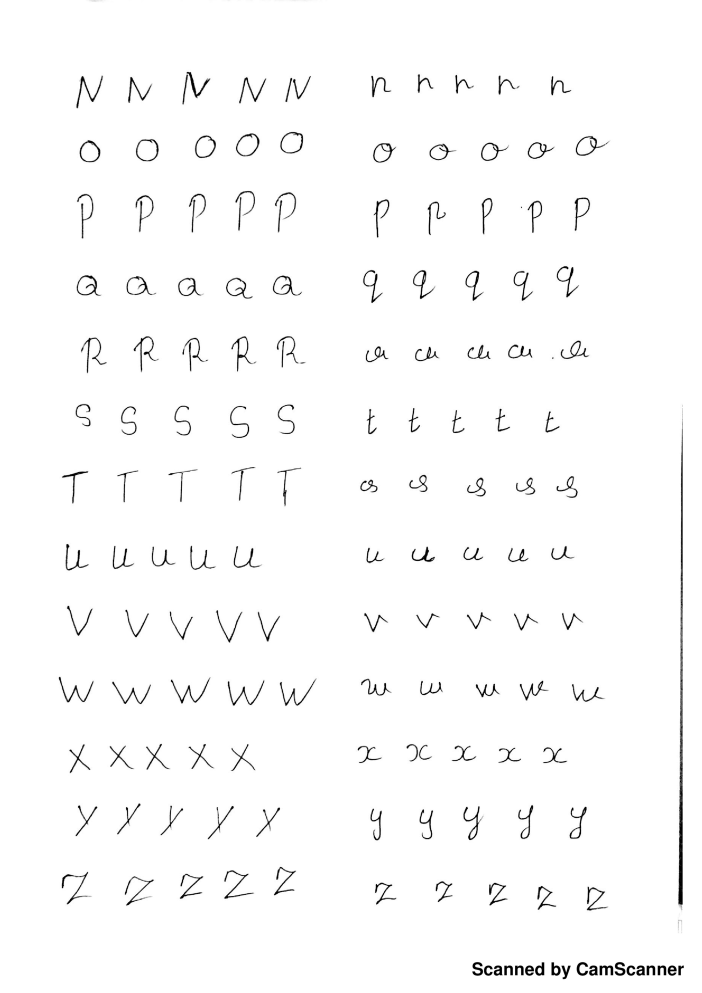
#> input picture Praneet/Line Detection Script/a.jpg, 3508 x 4964 px (shown at 1/5 size)
$ python main.py   (older library calls are emulated)
#> lines starting #> are read from the running program, lines starting #| are printed output that depends on the picture; after the words box and inside, x2 and y2 are one past the last pixel; in counts of white or black regions, pixels touching at a corner belong together
import cv2
import numpy as np
import matplotlib.pyplot as plt

np.set_printoptions(threshold='nan')


def closewindows():
	k = cv2.waitKey(0)
	if k & 0xFF == ord('s'):
		comment = input("Comment:-\n ")
		cv2.imwrite(comment+'_thres'+'.jpg',final_thr)
		cv2.imwrite(comment+'_adpthres'+'.jpg',gud_img)
		cv2.imwrite(comment+'_contr'+'.jpg',final_contr)
		print("Completed")
	elif k & 0xFF == int(27):
		cv2.destroyAllWindows()
	else:
		closewindows()

def strtline(y, array):
	count_ahead = 0
	count_prev = 0
	for i in array[y:y+20]:
		if i > 3:
			count_ahead+= 1
	for i in array[y-10:y]:
		if i==0:
			count_prev += 1
	return count_ahead, count_prev

def endline(y, array):
	count_ahead = 0
	count_prev = 0
	for i in array[y:y+10]:
		if i==0:
			count_ahead+= 1
	for i in array[y-20:y]:
		if i >3:
			count_prev += 1
	return count_ahead, count_prev

def line_array(array):
	list_x_upper = []
	list_x_lower = []
	for y in range(5, len(array)-5):
		s_a, s_p = strtline(y, array)
		e_a, e_p = endline(y, array)
		if s_a>=16 and s_p>=7:
			list_x_upper.append(y)
			# noise_remove[y][:] = 255
		if e_a>=5 and e_p>=16:
			list_x_lower.append(y)
			# noise_remove[y][:] = 255
	return list_x_upper, list_x_lower

# [11 lines of commented-out code are left out]

src_img = cv2.imread('a.jpg', 1)
#> src_img is the input picture: shape (4964, 3508, 3); min 0, max 255, mean 250.4
# copy = src_img.copy()
# src_img = cv2.resize(copy, dsize =(1500, 1000), interpolation = cv2.INTER_AREA)
height = src_img.shape[0]
#> height = 4964
width = src_img.shape[1]
#> width = 3508
print("#---------Image Info:--------#")
print("Height =",height,"\nWidth =",width)
#| Height = 4964
#| Width = 3508
print("#----------------------------#")

grey_img = cv2.cvtColor(src_img, cv2.COLOR_BGR2GRAY)

gud_img = cv2.adaptiveThreshold(grey_img,255,cv2.ADAPTIVE_THRESH_MEAN_C,cv2.THRESH_BINARY_INV,101,2)
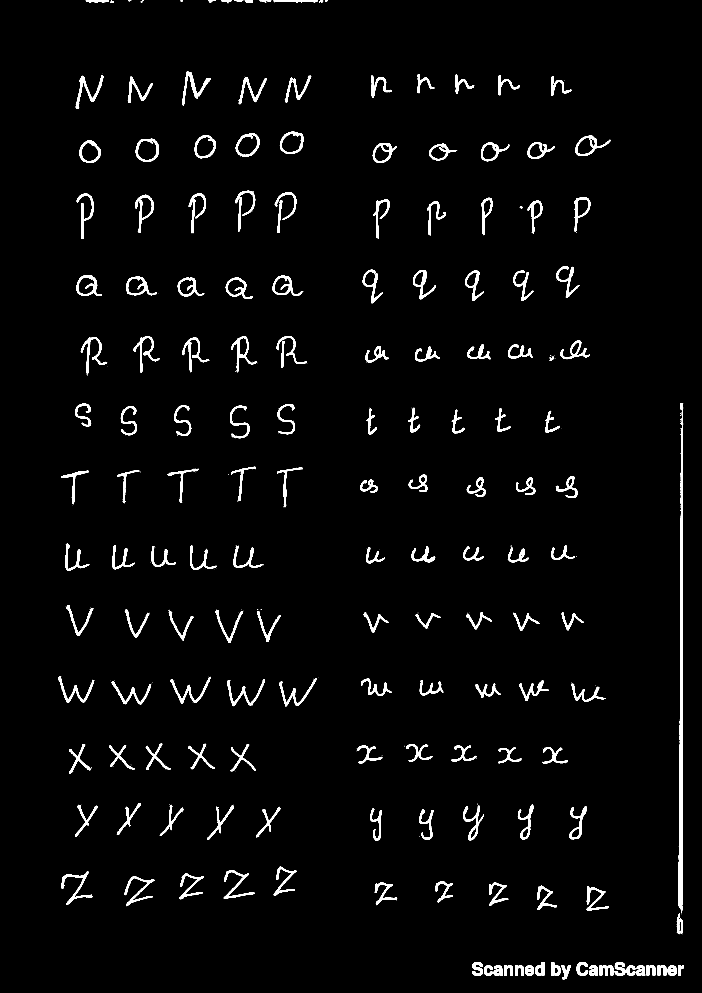
#> gud_img: shape (4964, 3508) (shown at 1/5 size); 2.6% white; 779 white regions (599 under 20 px), largest, box (x1, y1, x2, y2) and area: (3390, 2016, 3416, 4554) 34036, (910, 359, 1055, 528) 4801, (379, 376, 517, 544) 4492

# edges = cv2.Canny(grey_img,100,200)

kernel = cv2.getStructuringElement(cv2.MORPH_ELLIPSE,(3,3))
noise_remove = cv2.erode(gud_img,kernel,iterations = 2)
#> noise_remove: shape (4964, 3508); 1.5% white; 195 white regions (30 under 20 px), largest, box (x1, y1, x2, y2) and area: (3392, 2145, 3413, 4552) 23800, (912, 361, 1053, 523) 3136, (381, 378, 515, 542) 2843


opening = cv2.morphologyEx(gud_img, cv2.MORPH_OPEN, kernel, iterations = 2) # To remove "pepper-noise"
#> opening: shape (4964, 3508); 2.5% white; 188 white regions (7 under 20 px), largest, box (x1, y1, x2, y2) and area: (3390, 2143, 3415, 4554) 33440, (910, 359, 1055, 525) 4718, (379, 376, 517, 544) 4407
kernel1 = np.array([[1,0,1],[0,1,0],[1,0,1]], dtype = np.uint8)
final_thr = cv2.dilate(opening,kernel1,iterations = 1)
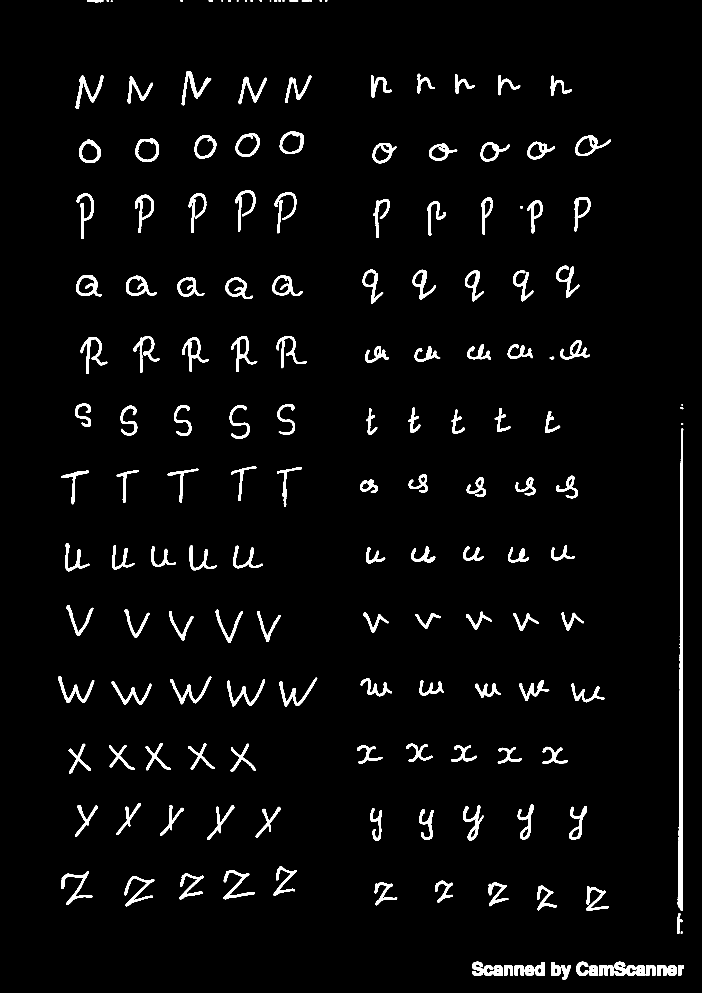
#> final_thr: shape (4964, 3508) (shown at 1/5 size); 3.2% white; 183 white regions, largest, box (x1, y1, x2, y2) and area: (3389, 2142, 3416, 4555) 38548, (909, 358, 1056, 526) 5766, (378, 375, 518, 545) 5474

#-------------/Thresholding Image-------------#


#-------------Line Detection------------------#

count_x = np.zeros(shape= (height))
#> count_x = 4964 values from 0 to 0
for y in range(height):
	for x in range(width):
		if noise_remove[y][x] == 255 :
			count_x[y] = count_x[y]+1
	# print(count_x[y])

# line_list_upper, line_list_lower = line_array(count_x)
# print(line_list)

upper_lines, lower_lines = line_array(count_x)
#> upper_lines = 56 values from 357 to 4815; lower_lines = 66 values from 537 to 4898


if len(upper_lines)==len(lower_lines):
	print("Oh Yeah!!!")

for y in upper_lines:
	noise_remove[y][:] = 255
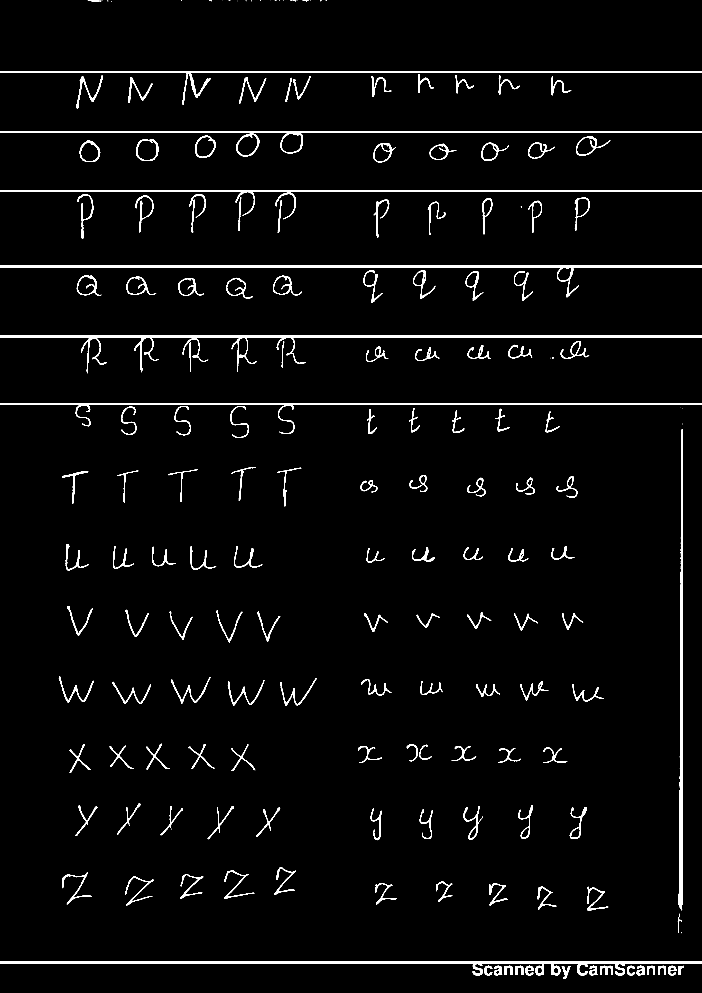
#> noise_remove: shape (4964, 3508) (shown at 1/5 size); 2.6% white; 187 white regions (29 under 20 px), largest, box (x1, y1, x2, y2) and area: (0, 4808, 3508, 4877) 34775, (0, 1679, 3508, 1861) 33379, (0, 357, 3508, 523) 31133

for y in lower_lines:
	noise_remove[y][:] = 255
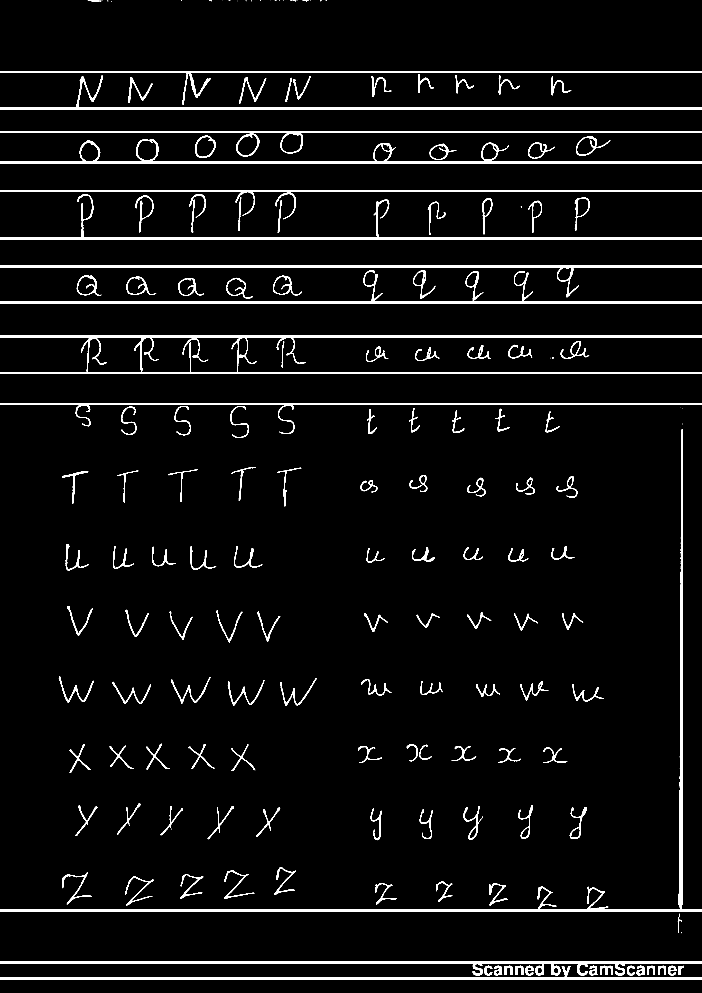
#> noise_remove: shape (4964, 3508) (shown at 1/5 size); 3.9% white; 182 white regions (29 under 20 px)


t = np.arange(0,height, 1)
#> t = 4964 values from 0 to 4963
plt.plot(t, count_x[t])
plt.axis([0, height, 0, 350])


# [29 lines of commented-out code are left out]

chr_img = final_thr.copy()

contr_img, contours, hierarchy = cv2.findContours(chr_img,cv2.RETR_EXTERNAL,cv2.CHAIN_APPROX_SIMPLE)
#> contours = 183 contours; largest, box (x1, y1, x2, y2) and area: (3389, 2142, 3416, 4555) 36132, (678, 693, 795, 808) 11012, (1178, 665, 1299, 784) 10688, (1398, 658, 1517, 769) 10557, (972, 676, 1081, 792) 9687
# print(len(contours))
final_contr = np.zeros((final_thr.shape[0],final_thr.shape[1],3), dtype = np.uint8)
cv2.drawContours(final_contr, contours, -1, (0,255,0), 3)
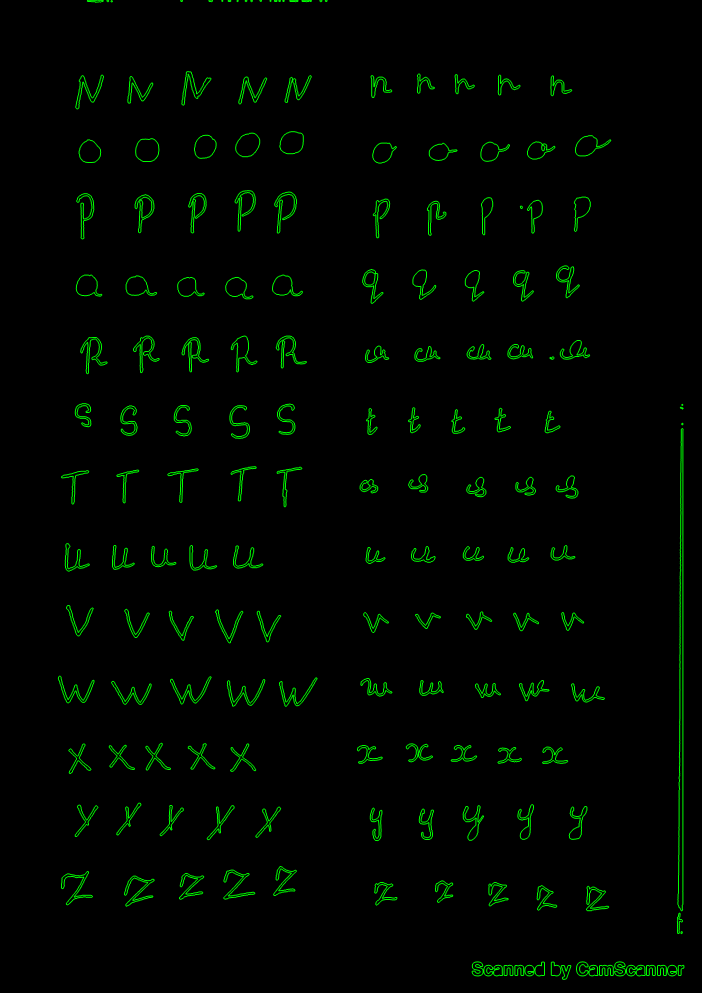
#> final_contr: shape (4964, 3508, 3) (shown at 1/5 size); mean of channels 0, 1, 2 0, 6.1, 0; drawn as B, G, R

for cnt in contours:
	if cv2.contourArea(cnt) > 100:
		x,y,w,h = cv2.boundingRect(cnt)
		cv2.rectangle(src_img,(x,y),(x+w,y+h),(0,0,255),2)
#> this loop made 183 passes
#> (x, y, w, h) on passes 1 to 12: (2806, 4827, 49, 70), (3391, 4826, 29, 52), (3337, 4826, 48, 54), (3287, 4826, 45, 52), (3232, 4826, 45, 52), (3181, 4826, 46, 54), (3132, 4826, 46, 54), (2997, 4826, 70, 52), (2944, 4826, 47, 54), (2624, 4826, 47, 54), (2574, 4826, 45, 52), (2520, 4826, 45, 52)
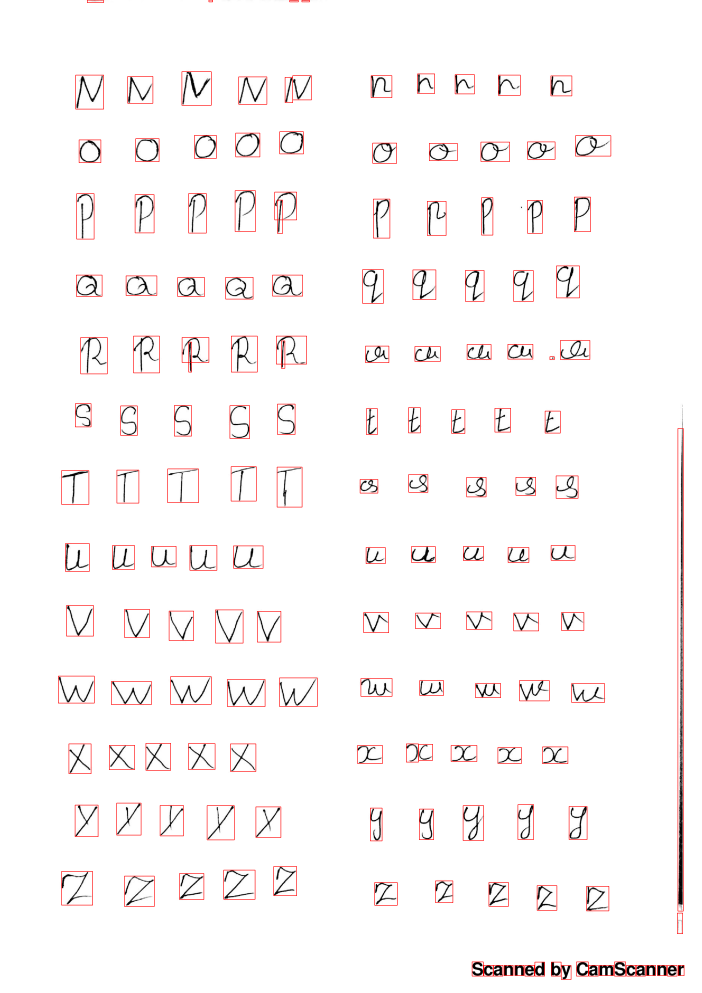
#> src_img: shape (4964, 3508, 3) (shown at 1/5 size); mean B, G, R 247.2, 247.2, 250.4

#-------------/Character segmenting-----------#


#-------------Displaying Image----------------#

cv2.namedWindow('Source Image', cv2.WINDOW_NORMAL)
cv2.namedWindow('Threshold Image', cv2.WINDOW_NORMAL)
cv2.namedWindow('Contour Image', cv2.WINDOW_NORMAL)
cv2.namedWindow('noise_remove Image', cv2.WINDOW_NORMAL)

cv2.imshow("Source Image", src_img)
cv2.imshow("Threshold Image", final_thr)
cv2.imshow("Contour Image", final_contr)
cv2.imshow('noise_remove Image', noise_remove)

plt.show()
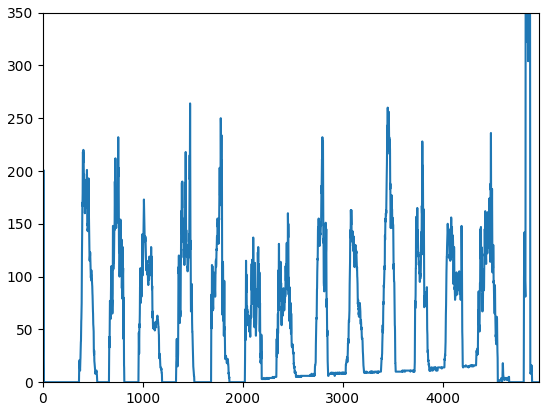
#> figure drawn by matplotlib, 1 panel; curve peaks at x = 4835, y = 592

#-------------/Displaying Image---------------#


#-------------Closing Windows-----------------#

closewindows()
#> (key Esc is pressed here)
